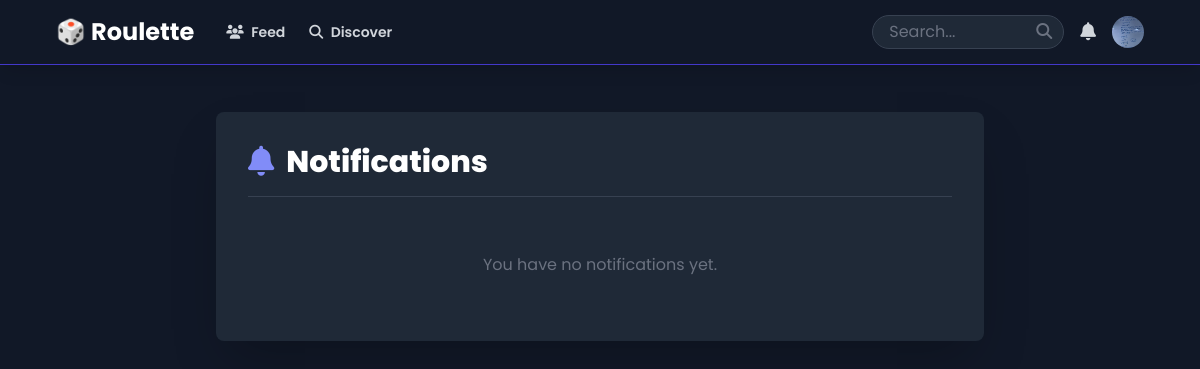
Page /notifications/ (signed in) on the earlier database version.
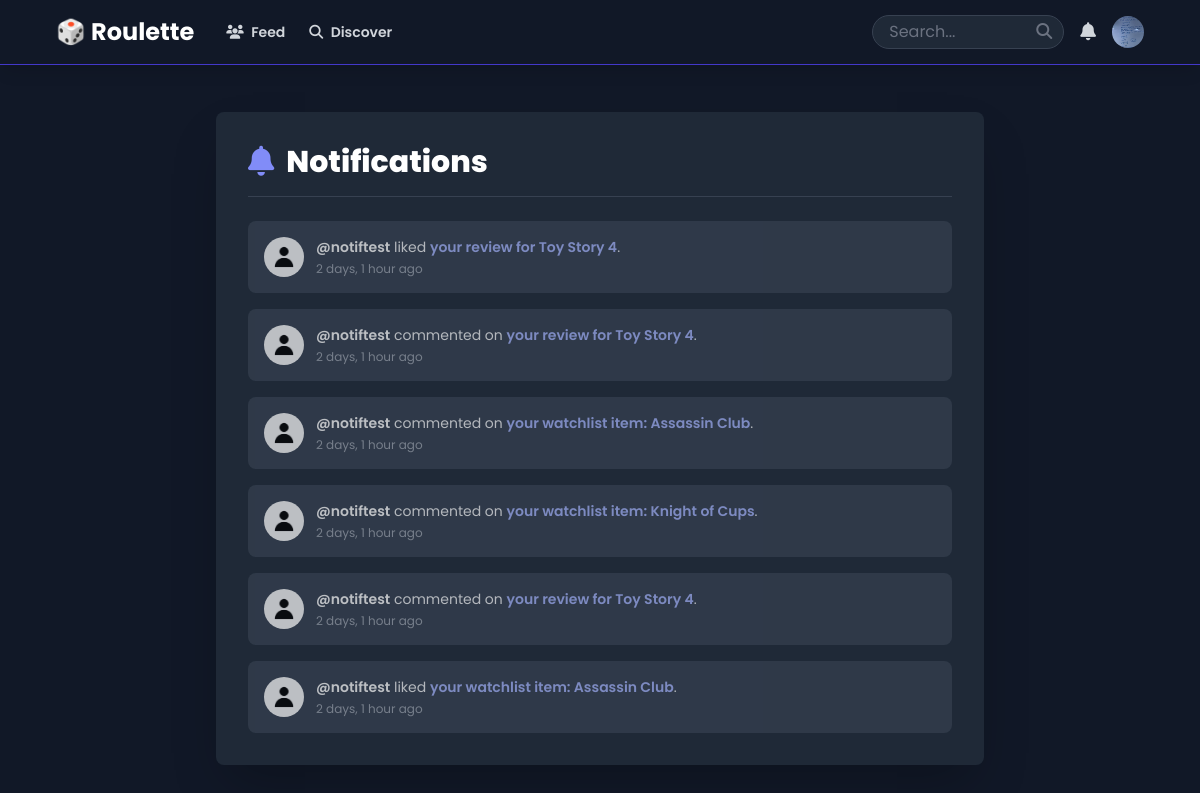
Same page on the later database version.
### roulette/models.py (models this page shows, shortened)
class Notification(models.Model):
    recipient = models.ForeignKey(settings.AUTH_USER_MODEL, related_name='notifications', on_delete=models.CASCADE)
    actor = models.ForeignKey(settings.AUTH_USER_MODEL, related_name='actions', on_delete=models.CASCADE, null=True, blank=True)
    verb = models.CharField(max_length=255)
    target_content_type = models.ForeignKey(ContentType, on_delete=models.CASCADE, null=True, blank=True, related_name='target_notifications')
    target_object_id = models.PositiveIntegerField(null=True, blank=True)
    target = GenericForeignKey('target_content_type', 'target_object_id')
    action_object_content_type = models.ForeignKey(ContentType, on_delete=models.CASCADE, null=True, blank=True, related_name='action_object_notifications')
    action_object_object_id = models.PositiveIntegerField(null=True, blank=True)
    action_object = GenericForeignKey('action_object_content_type', 'action_object_object_id')
    timestamp = models.DateTimeField(default=timezone.now) # Use timezone.now
    read = models.BooleanField(default=False)
    class Meta:
        ordering = ['-timestamp'] # Show newest first

class UserReview(models.Model):
    user = models.ForeignKey(settings.AUTH_USER_MODEL, on_delete=models.CASCADE, related_name='reviews')
    tmdb_id = models.IntegerField()
    content_type = models.CharField(max_length=10, choices=UserContent.ContentType.choices)
    rating = models.PositiveSmallIntegerField(
        validators=[MinValueValidator(1), MaxValueValidator(10)]
    )
    review_text = models.TextField(blank=True)
    timestamp = models.DateTimeField(auto_now_add=True)
    title = models.CharField(max_length=255, default='')
    poster_path = models.CharField(max_length=255, blank=True, null=True, default='')
    class Meta:
        unique_together = ('user', 'tmdb_id', 'content_type')
        ordering = ['-timestamp']

class UserContent(models.Model):
    class ListType(models.TextChoices):
        FAVORITE = 'FAVORITE', 'Favorite'
        HISTORY = 'HISTORY', 'History'
        WATCHLIST = 'WATCHLIST', 'Watchlist'
        CUSTOM = 'CUSTOM', 'Custom'
    class ContentType(models.TextChoices):
        MOVIE = 'MOVIE', 'Movie'
        TV = 'TV', 'TV Show'
    user = models.ForeignKey(settings.AUTH_USER_MODEL, on_delete=models.CASCADE)
    tmdb_id = models.IntegerField()
    title = models.CharField(max_length=255)
    poster_path = models.CharField(max_length=255, blank=True, null=True)
    release_year = models.CharField(max_length=4, blank=True, null=True)
    list_type = models.CharField(max_length=10, choices=ListType.choices)
    content_type = models.CharField(max_length=10, choices=ContentType.choices, default=ContentType.MOVIE)
    timestamp = models.DateTimeField(auto_now_add=True)
    custom_list = models.ForeignKey(
        UserList,  # Make sure the UserList model is defined *before* this class
        on_delete=models.CASCADE,
        related_name='items',
        null=True,
        blank=True
    )
    class Meta:
        unique_together = ('user', 'tmdb_id', 'content_type', 'list_type', 'custom_list')
        ordering = ['-timestamp']

### users/models.py (models this page shows, shortened)
class Profile(models.Model):
    user = models.OneToOneField(settings.AUTH_USER_MODEL, on_delete=models.CASCADE)
    is_favorites_private = models.BooleanField(default=False)
    bio = models.TextField(max_length=500, blank=True)
    image = models.ImageField(default='default.jpg', upload_to='profile_pics')

### roulette/views.py (the view)
# urls.py: path('notifications/', views.notifications_view, name='notifications'),
@login_required
def notifications_view(request):
    notifications = request.user.notifications.all() # Or Notification.objects.filter(recipient=request.user)
    unread_notifications = notifications.filter(read=False)
    unread_notifications.update(read=True) # Update the 'read' status in the database
    context = {
        'notifications': notifications # Pass the original queryset to the template
    }
    return render(request, 'roulette/notifications.html', context)

### roulette/context_processors.py (called while the page is built)
def unread_notifications_count(request):
    if request.user.is_authenticated:
        count = Notification.objects.filter(recipient=request.user, read=False).count()
        return {'unread_notifications_count': count}
    return {'unread_notifications_count': 0} # Return 0 if user is not logged in

### roulette/templates/roulette/notifications.html (shortened to what this page needs)
{% extends 'roulette/base.html' %}
{% block content %}
<div class="bg-gray-800 p-6 md:p-8 rounded-lg shadow-2xl max-w-3xl mx-auto">
    <h2 class="text-3xl font-extrabold text-white mb-6 border-b border-gray-700 pb-4">
        <i class="fas fa-bell mr-3 text-indigo-400"></i>Notifications
    </h2>
    <div class="space-y-4">
        {% for notification in notifications %}
            <div class="p-4 rounded-lg flex items-start space-x-3 {% if not notification.read %}bg-gray-700 border-l-4 border-indigo-500{% else %}bg-gray-700 opacity-70{% endif %}">
                {% if notification.actor %}
                    <a href="{% url 'roulette:user_profile' username=notification.actor.username %}">
                        <img src="{{ notification.actor.profile.image.url }}" class="w-10 h-10 rounded-full object-cover flex-shrink-0" alt="{{ notification.actor.username }}'s profile picture">
                    </a>
                {% else %}
                    <div class="w-10 h-10 flex-shrink-0"></div>
                {% endif %}
                <div class="flex-grow text-sm">
                    {% if notification.actor %}
                        <a href="{% url 'roulette:user_profile' username=notification.actor.username %}" class="font-semibold text-white hover:underline">@{{ notification.actor.username }}</a>
                    {% endif %}
                    {{ notification.verb }}
                    {% if notification.target %}
                        {% with target=notification.target %}
                            {% if notification.target_content_type.model == 'userreview' %}
                                <a href="{% url 'roulette:content_detail' content_type=target.content_type|lower tmdb_id=target.tmdb_id %}" class="font-semibold text-indigo-300 hover:underline">your review for {{ target.title }}</a>.
                            {% elif notification.target_content_type.model == 'usercontent' %}
                                {% if target.list_type == 'FAVORITE' %}
                                    <a href="{% url 'roulette:content_detail' content_type=target.content_type|lower tmdb_id=target.tmdb_id %}" class="font-semibold text-indigo-300 hover:underline">your favorite: {{ target.title }}</a>.
                                {% elif target.list_type == 'WATCHLIST' %}
                                     <a href="{% url 'roulette:content_detail' content_type=target.content_type|lower tmdb_id=target.tmdb_id %}" class="font-semibold text-indigo-300 hover:underline">your watchlist item: {{ target.title }}</a>.
                                {% elif target.list_type == 'CUSTOM' and target.custom_list %}
                                     <a href="{% url 'roulette:list_detail' list_id=target.custom_list.id %}" class="font-semibold text-indigo-300 hover:underline">item in your list "{{ target.custom_list.name }}": {{ target.title }}</a>.
                                {% else %}
                                    <a href="{% url 'roulette:content_detail' content_type=target.content_type|lower tmdb_id=target.tmdb_id %}" class="font-semibold text-indigo-300 hover:underline">"{{ target.title }}"</a>.
                                {% endif %}
                            {% else %}
                                (an item).
                            {% endif %}
                        {% endwith %}
                    {% else %}
                        .
                    {% endif %}
                    <p class="text-xs text-gray-400 mt-1">{{ notification.timestamp|timesince }} ago</p>
                </div>
            </div>
        {% empty %}
            <p class="text-center text-gray-500 py-8">You have no notifications yet.</p>
        {% endfor %}
    </div>
</div>
{% endblock %}

Differences in the rows shown:
added Notification: actor.profile.image (placeholder picture), actor.username "notiftest", verb "liked", target "Toy Story 4", timestamp "2 days, 1 hour"
added Notification: actor.profile.image (placeholder picture), actor.username "notiftest", verb "commented on", target "Toy Story 4", timestamp "2 days, 1 hour"
added Notification: actor.profile.image (placeholder picture), actor.username "notiftest", verb "commented on", target "Assassin Club", timestamp "2 days, 1 hour"
added Notification: actor.profile.image (placeholder picture), actor.username "notiftest", verb "commented on", target "Knight of Cups", timestamp "2 days, 1 hour"
added Notification: actor.profile.image (placeholder picture), actor.username "notiftest", verb "commented on", target "Toy Story 4", timestamp "2 days, 1 hour"
added Notification: actor.profile.image (placeholder picture), actor.username "notiftest", verb "liked", target "Assassin Club", timestamp "2 days, 1 hour"
Other differences:
text no longer shown: "You have no notifications yet."
